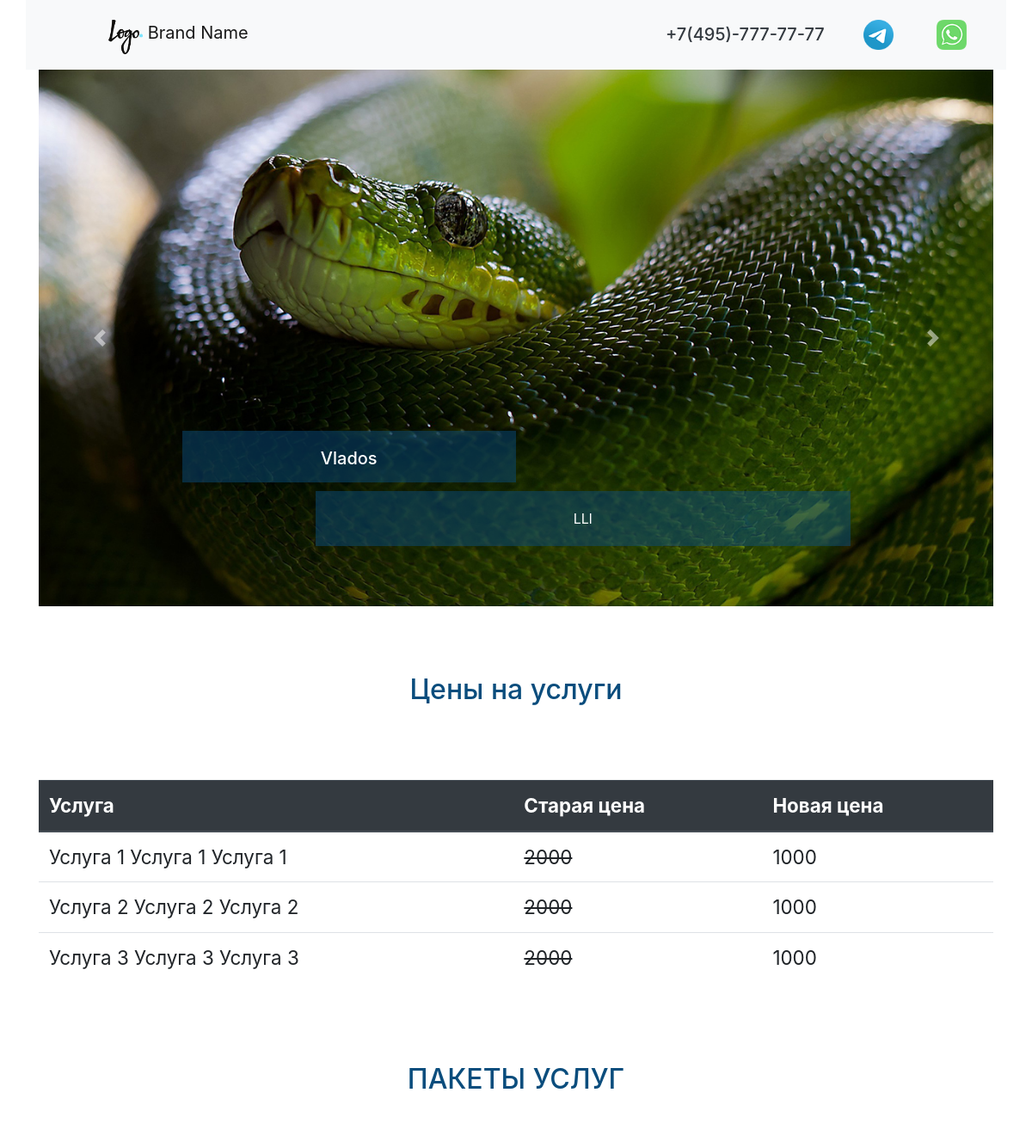
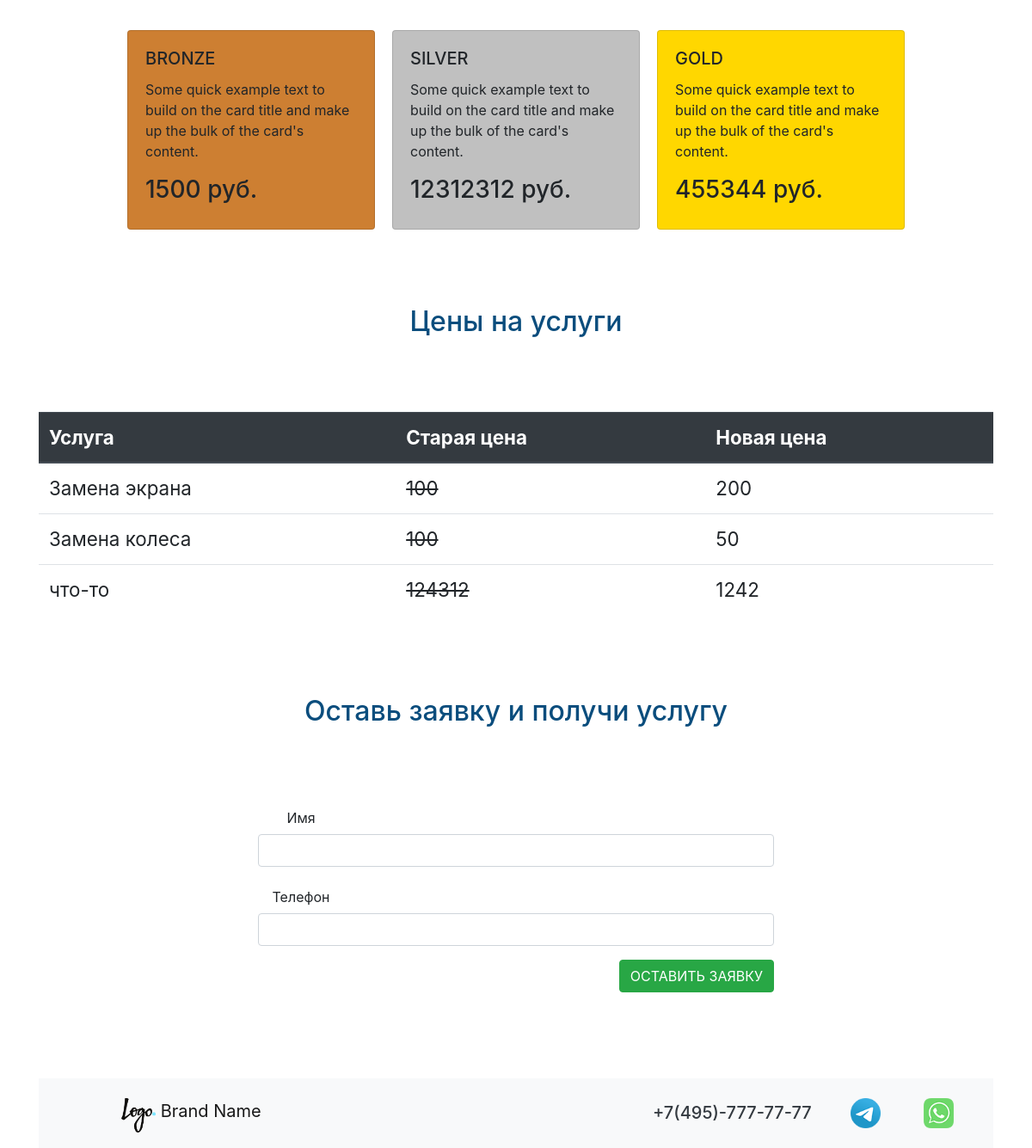
The page / on the database its author committed (2 pictures, top to bottom).
### cms/models.py (models this page shows, shortened)
class CmsSlider(models.Model):
    cms_img = models.ImageField(upload_to='sliderimg/')
    cms_title = models.CharField(max_length=200, verbose_name='Заголовок')
    cms_text = models.CharField(max_length=200, verbose_name='Текст')
    cms_css = models.CharField(max_length=200, null=True, default='-', verbose_name='CSS класс')
    class Meta:
        verbose_name = 'Слайд'
        verbose_name_plural = 'Слайды'

### price/models.py (models this page shows, shortened)
class PriceCard(models.Model):
    pc_valus = models.CharField(max_length=20, verbose_name='Цена')
    pc_description = models.CharField(max_length=200, verbose_name='Описание')
    def __str__(self):
        return self.pc_valus
    class Meta:
        verbose_name = 'Цены'
        verbose_name_plural = 'Цены'

class PriceTable(models.Model):
    pt_title = models.CharField(max_length=200, verbose_name='Услуги')
    pt_old_price = models.CharField(max_length=200, verbose_name='Старая цена')
    pt_mew_price = models.CharField(max_length=200, verbose_name='Новая цена')
    class Meta:
        verbose_name = 'Услуга'
        verbose_name_plural = 'Услуги'

### crm/views.py (the view)
# urls.py: path('', views.index),
def index(request):
    pc_1 = PriceCard.objects.get(pk=1)
    pc_2 = PriceCard.objects.get(pk=2)
    pc_3 = PriceCard.objects.get(pk=3)
    price_table = PriceTable.objects.all()
    slider_list = CmsSlider.objects.all()
    form = OrderForm()
    dict_obj = {
        'slider_list': slider_list,
        'pc_1': pc_1,
        'pc_2': pc_2,
        'pc_3': pc_3,
        'price_table': price_table,
        'form': form,
    }
    return render(request, 'index.html', dict_obj)

### crm/forms.py
class OrderForm(forms.Form):
    name = forms.CharField(max_length=200, widget=forms.TextInput(attrs={'class': 'form-control'}))
    phone = forms.CharField(max_length=200, widget=forms.TextInput(attrs={'class': 'form-control'}))

### templates/index.html (shortened to what this page needs)
{% extends 'base.html' %}
{% load static %}
{% block index %}
    {% include 'carusel.html' %}
    {% include 'price.html' %}
  	<section>
  		<div class="container class_form">
  			<h1 class="text-3">Оставь заявку и получи услугу</h1>
  			<div class="row justify-content-center">
  			<form action="{% url 'thanks' %}" method="get" style="width: 50%;">
			  <div class="form-group row">
			    <label for="inputEmail3" class="col-sm-2 col-form-label">Имя</label><br>
			      {{ form.name }}
			  </div>
			  <div class="form-group row">
			    <label for="inputEmail3" class="col-sm-2 col-form-label">Телефон</label><br>
                  {{ form.phone }}
			  </div>
			  <div style="float: right;" class="form-group row">
			      <button type="submit" class="btn btn-success">ОСТАВИТЬ ЗАЯВКУ</button>
			  </div>
			</form>
			</div>
  		</div>
  	</section>
{% endblock %}

### templates/base.html (shortened to what this page needs)
{% load static %}
<!doctype html>
<html lang="ru">
  <head>
    <link href="{% static 'css/external.css' %}" rel="stylesheet">
    <link rel="stylesheet" href="https://cdn.jsdelivr.net/npm/bootstrap@4.5.3/dist/css/bootstrap.min.css">
  </head>
  <body>
	<nav class="navbar navbar-light bg-light container">
	  <a class="navbar-brand logo-top" href="#">
	    <img src="{% static 'img/Logo.png' %}" width="40" height="40" class="d-inline-block align-top" alt="" loading="lazy">
	    Brand Name
	  </a>
	  <div class="contact-top">
                <a class="whatsapp-number" href="https://web.whatsapp.com/"></a>
                <a class="telegram-number" href="https://t.me/"></a>
              <a class="phone-number text-dark" href="tel:+74957777777">
              	<h5>+7(495)-777-77-77</h5></a>
      </div>
	</nav>
    {% block index %}
    {% endblock %}
  <footer>
  		<div class="container">
  			<nav class="navbar navbar-light bg-light container">
			    <a class="navbar-brand logo-top" href="#">
			    	<img src="{% static 'img/Logo.png' %}" width="40" height="40" class="d-inline-block align-top" alt="" loading="lazy">
			    	Brand Name
			    </a>
	  			<div class="contact-top">
	                <a class="whatsapp-number" href="https://web.whatsapp.com/"></a>
	                <a class="telegram-number" href="https://t.me/"></a>
	              	<a class="phone-number text-dark" href="tel:+74957777777">
	              	<h5>+7(495)-777-77-77</h5></a>
      			</div>
			</nav>
  		</div>
  	    </footer>
  </body>
</html>

### templates/carusel.html (shortened to what this page needs)
{% load static %}
<section>
  		<div id="carouselExampleCaptions" class="carousel slide container" data-ride="carousel">
		  <div class="carousel-inner">
              {% for slide in slider_list %}
		    <div class="carousel-item {{ slide.cms_css }}">
		      <img src="{{ slide.cms_img.url }}" class="d-block w-100"  alt="...">
		      <div class="carousel-caption d-none d-md-block">
		        <h5 class="slaider_h">{{ slide.cms_title }}</h5>
		        <p class="slaider_p">{{ slide.cms_text }}</p>
		      </div>
		    </div>
              {% endfor %}
		  </div>
		  <a class="carousel-control-prev" href="#carouselExampleCaptions" role="button" data-slide="prev">
		    <span class="carousel-control-prev-icon" aria-hidden="true"></span>
		  </a>
		  <a class="carousel-control-next" href="#carouselExampleCaptions" role="button" data-slide="next">
		    <span class="carousel-control-next-icon" aria-hidden="true"></span>
		  </a>
		</div>
  	</section>
<section>
  		<div class="container">
  			<h1 class="text-3">Цены на услуги</h1>
  			<table class="table table_one">
			  <thead class="thead-dark">
			    <tr>
			      <th scope="col">Услуга</th>
			      <th scope="col">Старая цена</th>
			      <th scope="col">Новая цена</th>
			    </tr>
			  </thead>
			  <tbody>
			    <tr>
			      <td>Услуга 1 Услуга 1 Услуга 1</td>
			      <td><del>2000</del></td>
			      <td>1000</td>
			    </tr>
			    <tr>
			      <td>Услуга 2 Услуга 2 Услуга 2</td>
			      <td><del>2000</del></td>
			      <td>1000</td>
			    </tr>
			    <tr>
			      <td>Услуга 3 Услуга 3 Услуга 3</td>
			      <td><del>2000</del></td>
			      <td>1000</td>
			    </tr>
			  </tbody>
			</table>
  		</div>
  	</section>

### templates/price.html
<section>
  		<div class="container">
  			<h1 class="text-3">ПАКЕТЫ УСЛУГ</h1>
  			<div class="row justify-content-center">
  				<div class="card product_card" style="width: 18rem; background-color: #cd7f32;">
				  <div class="card-body">
				    <h5 class="card-title">BRONZE</h5>
				    <p class="card-text">Some quick example text to build on the card title and make up the bulk of the card's content.</p>
				    <h3>{{ pc_1 }} руб.</h3>
				  </div>
				</div>
				<div class="card product_card" style="width: 18rem; background-color: #c0c0c0;">
				  <div class="card-body">
				    <h5 class="card-title">SILVER</h5>
				    <p class="card-text">Some quick example text to build on the card title and make up the bulk of the card's content.</p>
				    <h3>{{ pc_2 }} руб.</h3>
				  </div>
				</div>
				<div class="card product_card" style="width: 18rem; background-color: #ffd700;">
				  <div class="card-body">
				    <h5 class="card-title">GOLD</h5>
				    <p class="card-text">Some quick example text to build on the card title and make up the bulk of the card's content.</p>
				    <h3>{{ pc_3 }} руб.</h3>
				  </div>
				</div>
  			</div>
  		</div>
  	</section>
<section>
  		<div class="container">
  			<h1 class="text-3">Цены на услуги</h1>
  			<table class="table table_one">
			  <thead class="thead-dark">
			    <tr>
			      <th scope="col">Услуга</th>
			      <th scope="col">Старая цена</th>
			      <th scope="col">Новая цена</th>
			    </tr>
			  </thead>
			  <tbody>
              {% for obj in price_table %}
			    <tr>
			      <td>{{ obj.pt_title }}</td>
			      <td><del>{{ obj.pt_old_price }}</del></td>
			      <td>{{ obj.pt_mew_price }}</td>
			    </tr>
                {% endfor %}
			  </tbody>
			</table>
  		</div>
  	</section>

### kurs/static/css/external.css (style rules this page uses)
.logo-top { width: 100px; height: 40px; float: left; margin: 0px 0px 5px 80px; }
.phone-number { width: 200px; height: 40px; float: right; margin: 20px 10px 5px 20px; }
.whatsapp-number { width: 35px; height: 35px; float: right; margin: 15px 30px 5px 20px; background: url(./img/wa-image-color.png) no-repeat center top / cover; transition: 0.5s ease-in-out; }
.telegram-number { width: 35px; height: 35px; float: right; margin: 15px 30px 5px 20px; background: url(./img/tg-image-color.png) no-repeat center top / cover; transition: 0.5s ease-in-out; }
.slaider_h { height: 60px; width: 50%; margin: 30px 0px 10px 0px; padding-top: 20px; background-color: rgba(10, 77, 125, 0.5); text-align: center; }
.slaider_p { height: 100%; width: 80%; float: right; margin: 0px 0px 30px 0px; padding-top: 20px; padding-bottom: 20px; background-color: rgba(10, 77, 125, 0.5); text-align: center; }
.text-3 { color: rgb(10, 77, 125); font-size: 2em; text-align: center; padding-top: 7%; padding-bottom: 7%; }
.product_card { margin: 10px; }
.table_one { font-size: 1.4em; }
.class_form { text-align: center; padding-bottom: 7%; }

### rows shown on the page
CmsSlider: cms_img (picture), cms_title "Vlados", cms_text "LLl"
PriceCard: pc_valus "1500"
PriceCard: pc_valus "12312312"
PriceCard: pc_valus "455344"
PriceTable: pt_title "Замена экрана", pt_old_price "100", pt_mew_price "200"
PriceTable: pt_title "Замена колеса", pt_old_price "100", pt_mew_price "50"
PriceTable: pt_title "что-то", pt_old_price "124312", pt_mew_price "1242"
